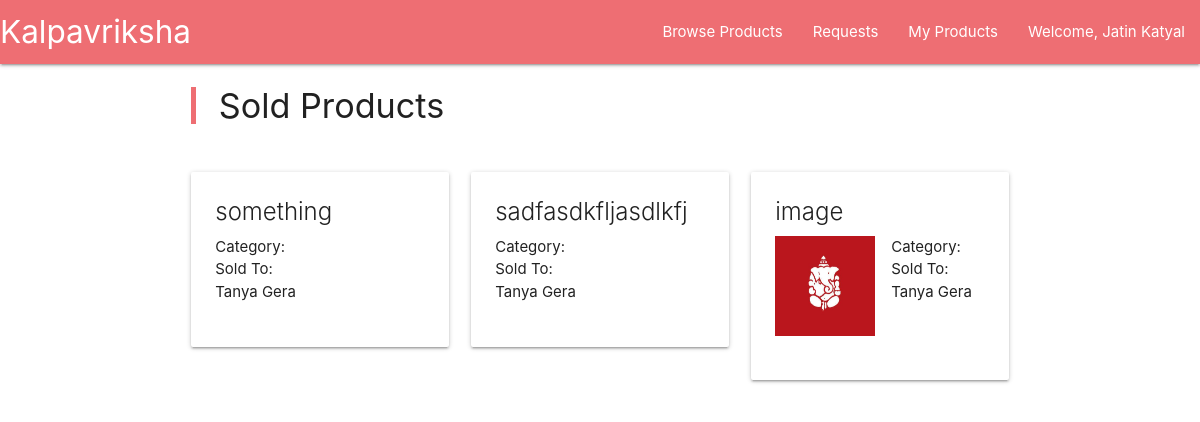
The app's page /soldProducts (signed in) with its own data.
### main/models.py (models this page shows)
class Traded(models.Model):
	product = models.ForeignKey(Product, on_delete = models.CASCADE, related_name="trade_product")
	receiver = models.ForeignKey(User, on_delete = models.CASCADE)

class Product(models.Model):
	title = models.CharField(max_length=200)
	description = models.TextField()
	image = models.ImageField(upload_to = 'pic_folder/', blank = False, null = True)
	category = models.IntegerField(choices = tuple([ x for x in enumerate(category_choice)]))
	date = models.DateField(default = timezone.now())
	owner = models.ForeignKey(User, on_delete = models.CASCADE)

### main/views.py (the view)
@login_required
def soldProducts(request):
	products = Traded.objects.filter(product__owner = request.user)
	context = {
		'products' : products
	}
	return render(request, 'soldProducts.html', context)

### main/template/soldProducts.html
{% extends 'base.html' %}
{% load static %}
{% block content %}
	{% include 'navbar.html' %}
	<div class="container">
		<div class="row">
			<div class="col s12 m6">
				<blockquote> <h4> Sold Products </h4> </blockquote>
			</div>
		</div>
		<div class="row">
			{% for product in products %}
				<div class="col s12 m6 l4">
					<div class="card">
						<div class="card-content">
							<span class="card-title"> {{ product.product.title }} </span>
							<div class="row">
								{% if product.product.image %}
									<div class="col s12 m6">
										<img src="{% static product.product.image.name %}" width="100" height="100" />
									</div>
								{% endif %}
								<div class="col s12 m6">
									Category: {{ request.product.get_category_display }} <br>
									Sold To: {{ product.receiver.first_name }} {{ product.receiver.last_name }}
								</div>
							</div>
						</div>
					</div>
				</div>
			{% endfor %}
		</div>
	</div>
{% endblock %}

### main/template/navbar.html (shortened to what this page needs)
<nav>
	<div class="nav-wrapper">
		<a href="{% url 'index' %}" class="brand-logo left" style="margin-right:20px">Kalpavriksha</a>
		<ul id="nav-mobile" class="right">
			<li> <a href="{% url 'browse_products' %}"> Browse Products </a> </li>
			{% if user.is_authenticated %}
				<li> <a href="{% url 'requests' %}"> Requests </a> </li>
				<li> <a href="{% url 'my_products' %}"> My Products </a> </li>
				<li>
					<a class="dropdown-trigger" href="#!" data-target="user-content">Welcome, {{ user.first_name }} {{ user.last_name }}</a>
				</li>
			{% else %}
			<li>
				<a class="modal-trigger" href="#login-modal">Login</a>
			</li>
			{% endif %}
		</ul>
	</div>
</nav>

### records on screen
Traded: product "something", receiver.first_name "Tanya", receiver.last_name "Gera"
Traded: product "sadfasdkfljasdlkfj", receiver.first_name "Tanya", receiver.last_name "Gera"
Traded: product "image", product.image (picture), receiver.first_name "Tanya", receiver.last_name "Gera"

### other values on screen
{{ user.first_name }} "Jatin"
{{ user.last_name }} "Katyal"
